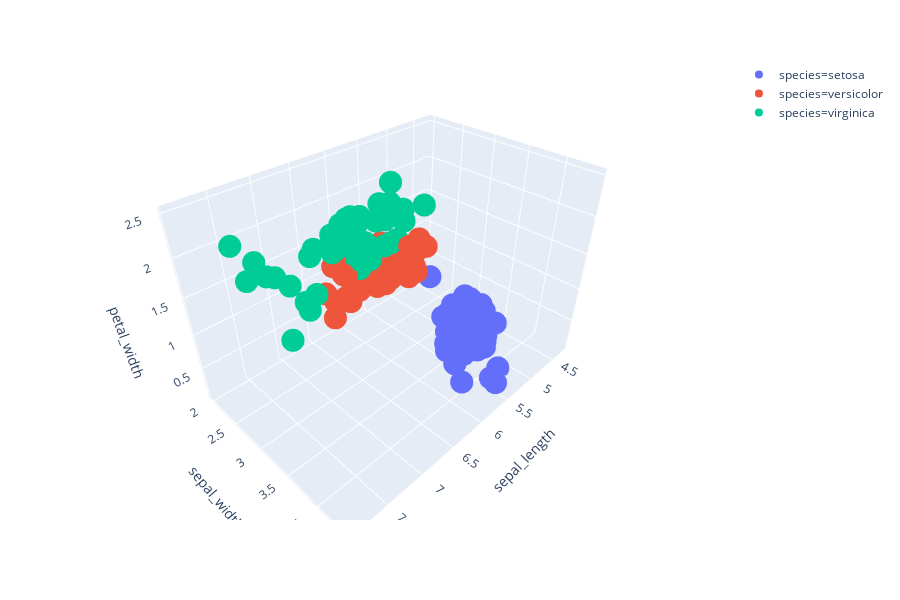

Write notebook code for a chart like this one.
### Markdown cell above
# 3d scatter plots

### Code cell
import plotly.express as px
iris = px.data.iris()
fig = px.scatter_3d(iris, x='sepal_length', y='sepal_width', z='petal_width',
              color='species')
fig.show()

### Figure 1 — Plotly figure (JSON) as saved in the notebook; plotly's stock layout.template omitted (floating-point values rounded to 4 significant figures)
{"data": [{"hoverlabel": {"namelength": 0}, "hovertemplate": "species=setosa<br>sepal_length=%{x}<br>sepal_width=%{y}<br>petal_width=%{z}", "legendgroup": "species=setosa", "marker": {"color": "#636efa", "symbol": "circle"}, "mode": "markers", "name": "species=setosa", "scene": "scene", "showlegend": true, "type": "scatter3d", "x": [5.1, 4.9, 4.7, 4.6, 5, 5.4, 4.6, 5, 4.4, 4.9, 5.4, 4.8, 4.8, 4.3, 5.8, 5.7, 5.4, 5.1, 5.7, 5.1, 5.4, 5.1, 4.6, 5.1, 4.8, 5, 5, 5.2, 5.2, 4.7, 4.8, 5.4, 5.2, 5.5, 4.9, 5, 5.5, 4.9, 4.4, 5.1, 5, 4.5, 4.4, 5, 5.1, 4.8, 5.1, 4.6, 5.3, 5], "y": [3.5, 3, 3.2, 3.1, 3.6, 3.9, 3.4, 3.4, 2.9, 3.1, 3.7, 3.4, 3, 3, 4, 4.4, 3.9, 3.5, 3.8, 3.8, 3.4, 3.7, 3.6, 3.3, 3.4, 3, 3.4, 3.5, 3.4, 3.2, 3.1, 3.4, 4.1, 4.2, 3.1, 3.2, 3.5, 3.1, 3, 3.4, 3.5, 2.3, 3.2, 3.5, 3.8, 3, 3.8, 3.2, 3.7, 3.3], "z": [0.2, 0.2, 0.2, 0.2, 0.2, 0.4, 0.3, 0.2, 0.2, 0.1, 0.2, 0.2, 0.1, 0.1, 0.2, 0.4, 0.4, 0.3, 0.3, 0.3, 0.2, 0.4, 0.2, 0.5, 0.2, 0.2, 0.4, 0.2, 0.2, 0.2, 0.2, 0.4, 0.1, 0.2, 0.1, 0.2, 0.2, 0.1, 0.2, 0.2, 0.3, 0.3, 0.2, 0.6, 0.4, 0.3, 0.2, 0.2, 0.2, 0.2]}, {"hoverlabel": {"namelength": 0}, "hovertemplate": "species=versicolor<br>sepal_length=%{x}<br>sepal_width=%{y}<br>petal_width=%{z}", "legendgroup": "species=versicolor", "marker": {"color": "#EF553B", "symbol": "circle"}, "mode": "markers", "name": "species=versicolor", "scene": "scene", "showlegend": true, "type": "scatter3d", "x": [7, 6.4, 6.9, 5.5, 6.5, 5.7, 6.3, 4.9, 6.6, 5.2, 5, 5.9, 6, 6.1, 5.6, 6.7, 5.6, 5.8, 6.2, 5.6, 5.9, 6.1, 6.3, 6.1, 6.4, 6.6, 6.8, 6.7, 6, 5.7, 5.5, 5.5, 5.8, 6, 5.4, 6, 6.7, 6.3, 5.6, 5.5, 5.5, 6.1, 5.8, 5, 5.6, 5.7, 5.7, 6.2, 5.1, 5.7], "y": [3.2, 3.2, 3.1, 2.3, 2.8, 2.8, 3.3, 2.4, 2.9, 2.7, 2, 3, 2.2, 2.9, 2.9, 3.1, 3, 2.7, 2.2, 2.5, 3.2, 2.8, 2.5, 2.8, 2.9, 3, 2.8, 3, 2.9, 2.6, 2.4, 2.4, 2.7, 2.7, 3, 3.4, 3.1, 2.3, 3, 2.5, 2.6, 3, 2.6, 2.3, 2.7, 3, 2.9, 2.9, 2.5, 2.8], "z": [1.4, 1.5, 1.5, 1.3, 1.5, 1.3, 1.6, 1, 1.3, 1.4, 1, 1.5, 1, 1.4, 1.3, 1.4, 1.5, 1, 1.5, 1.1, 1.8, 1.3, 1.5, 1.2, 1.3, 1.4, 1.4, 1.7, 1.5, 1, 1.1, 1, 1.2, 1.6, 1.5, 1.6, 1.5, 1.3, 1.3, 1.3, 1.2, 1.4, 1.2, 1, 1.3, 1.2, 1.3, 1.3, 1.1, 1.3]}, {"hoverlabel": {"namelength": 0}, "hovertemplate": "species=virginica<br>sepal_length=%{x}<br>sepal_width=%{y}<br>petal_width=%{z}", "legendgroup": "species=virginica", "marker": {"color": "#00cc96", "symbol": "circle"}, "mode": "markers", "name": "species=virginica", "scene": "scene", "showlegend": true, "type": "scatter3d", "x": [6.3, 5.8, 7.1, 6.3, 6.5, 7.6, 4.9, 7.3, 6.7, 7.2, 6.5, 6.4, 6.8, 5.7, 5.8, 6.4, 6.5, 7.7, 7.7, 6, 6.9, 5.6, 7.7, 6.3, 6.7, 7.2, 6.2, 6.1, 6.4, 7.2, 7.4, 7.9, 6.4, 6.3, 6.1, 7.7, 6.3, 6.4, 6, 6.9, 6.7, 6.9, 5.8, 6.8, 6.7, 6.7, 6.3, 6.5, 6.2, 5.9], "y": [3.3, 2.7, 3, 2.9, 3, 3, 2.5, 2.9, 2.5, 3.6, 3.2, 2.7, 3, 2.5, 2.8, 3.2, 3, 3.8, 2.6, 2.2, 3.2, 2.8, 2.8, 2.7, 3.3, 3.2, 2.8, 3, 2.8, 3, 2.8, 3.8, 2.8, 2.8, 2.6, 3, 3.4, 3.1, 3, 3.1, 3.1, 3.1, 2.7, 3.2, 3.3, 3, 2.5, 3, 3.4, 3], "z": [2.5, 1.9, 2.1, 1.8, 2.2, 2.1, 1.7, 1.8, 1.8, 2.5, 2, 1.9, 2.1, 2, 2.4, 2.3, 1.8, 2.2, 2.3, 1.5, 2.3, 2, 2, 1.8, 2.1, 1.8, 1.8, 1.8, 2.1, 1.6, 1.9, 2, 2.2, 1.5, 1.4, 2.3, 2.4, 1.8, 1.8, 2.1, 2.4, 2.3, 1.9, 2.3, 2.5, 2.3, 1.9, 2, 2.3, 1.8]}], "layout": {"height": 600, "legend": {"tracegroupgap": 0}, "margin": {"t": 60}, "scene": {"domain": {"x": [0, 0.98], "y": [0, 1]}, "xaxis": {"title": {"text": "sepal_length"}}, "yaxis": {"title": {"text": "sepal_width"}}, "zaxis": {"title": {"text": "petal_width"}}}}}
